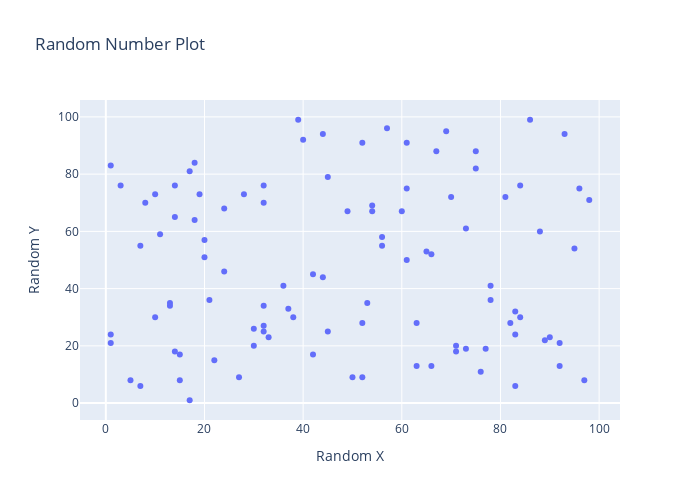

Write notebook code for a chart like this one.
### Code cell
px.scatter(
    data_frame = df, 
    x = 'X', 
    y = 'Y', 
    title = 'Random Number Plot', 
    labels= {'X' : 'Random X', 'Y' : 'Random Y'},
    height=500,
    width=700
)

### Figure 1 — Plotly figure (JSON) as saved in the notebook; plotly's stock layout.template omitted (floating-point values rounded to 4 significant figures)
{"data": [{"hovertemplate": "Random X=%{x}<br>Random Y=%{y}<extra></extra>", "legendgroup": "", "marker": {"color": "#636efa", "symbol": "circle"}, "mode": "markers", "name": "", "orientation": "v", "showlegend": false, "type": "scatter", "x": [92, 83, 24, 84, 32, 18, 53, 18, 36, 28, 66, 61, 81, 65, 14, 30, 10, 66, 86, 17, 84, 61, 77, 54, 1, 15, 13, 82, 63, 57, 96, 63, 95, 32, 14, 10, 92, 22, 44, 60, 38, 42, 19, 45, 78, 30, 21, 75, 13, 44, 7, 52, 17, 67, 50, 33, 61, 73, 52, 11, 52, 71, 8, 7, 78, 20, 98, 90, 88, 45, 27, 83, 39, 73, 70, 20, 1, 56, 24, 93, 56, 14, 37, 89, 49, 5, 71, 32, 76, 1, 32, 69, 97, 83, 32, 75, 40, 42, 54, 15, 3], "xaxis": "x", "y": [13, 24, 68, 30, 70, 64, 35, 84, 41, 73, 13, 75, 72, 53, 76, 20, 73, 52, 99, 81, 76, 91, 19, 67, 83, 8, 35, 28, 28, 96, 75, 13, 54, 27, 65, 30, 21, 15, 44, 67, 30, 45, 73, 25, 36, 26, 36, 82, 34, 94, 55, 9, 1, 88, 9, 23, 50, 19, 91, 59, 28, 18, 70, 6, 41, 51, 71, 23, 60, 79, 9, 6, 99, 61, 72, 57, 21, 55, 46, 94, 58, 18, 33, 22, 67, 8, 20, 34, 11, 24, 76, 95, 8, 32, 25, 88, 92, 17, 69, 17, 76], "yaxis": "y"}], "layout": {"height": 500, "legend": {"tracegroupgap": 0}, "title": {"text": "Random Number Plot"}, "width": 700, "xaxis": {"anchor": "y", "domain": [0, 1], "title": {"text": "Random X"}}, "yaxis": {"anchor": "x", "domain": [0, 1], "title": {"text": "Random Y"}}}}
